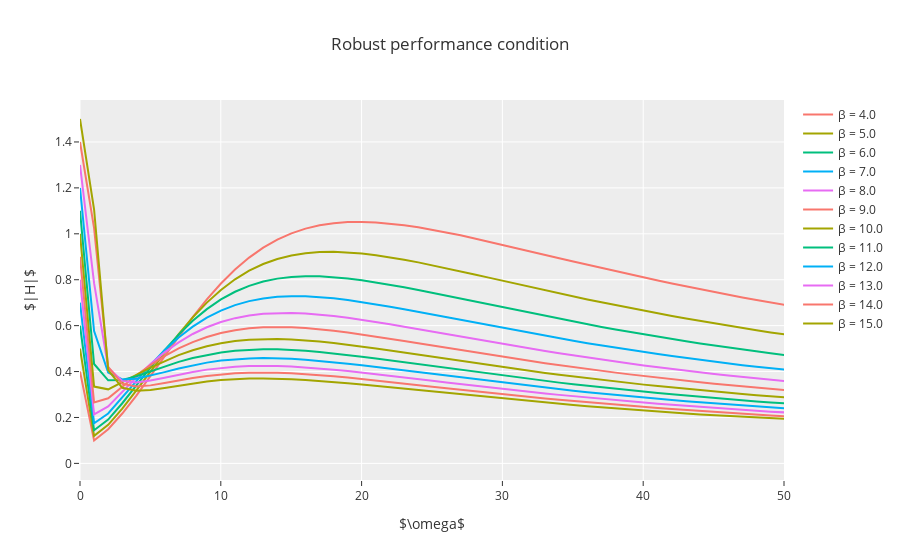

The notebook cell saved with this chart:
### Code cell
fig.update_layout(
    xaxis_range=[0, 50]
    
)    
fig.show()

### Figure 1 — Plotly figure (JSON) as saved in the notebook; plotly's stock layout.template omitted (floating-point values rounded to 4 significant figures; data arrays with more than 128 entries replaced by an {"elided": "..."} marker saying what was removed)
{"data": [{"name": "β = 4.0", "type": "scatter", "x": {"elided": "1000 float values"}, "y": {"elided": "1000 float values"}}, {"name": "β = 5.0", "type": "scatter", "x": {"elided": "1000 float values"}, "y": {"elided": "1000 float values"}}, {"name": "β = 6.0", "type": "scatter", "x": {"elided": "1000 float values"}, "y": {"elided": "1000 float values"}}, {"name": "β = 7.0", "type": "scatter", "x": {"elided": "1000 float values"}, "y": {"elided": "1000 float values"}}, {"name": "β = 8.0", "type": "scatter", "x": {"elided": "1000 float values"}, "y": {"elided": "1000 float values"}}, {"name": "β = 9.0", "type": "scatter", "x": {"elided": "1000 float values"}, "y": {"elided": "1000 float values"}}, {"name": "β = 10.0", "type": "scatter", "x": {"elided": "1000 float values"}, "y": {"elided": "1000 float values"}}, {"name": "β = 11.0", "type": "scatter", "x": {"elided": "1000 float values"}, "y": {"elided": "1000 float values"}}, {"name": "β = 12.0", "type": "scatter", "x": {"elided": "1000 float values"}, "y": {"elided": "1000 float values"}}, {"name": "β = 13.0", "type": "scatter", "x": {"elided": "1000 float values"}, "y": {"elided": "1000 float values"}}, {"name": "β = 14.0", "type": "scatter", "x": {"elided": "1000 float values"}, "y": {"elided": "1000 float values"}}, {"name": "β = 15.0", "type": "scatter", "x": {"elided": "1000 float values"}, "y": {"elided": "1000 float values"}}], "layout": {"autosize": true, "title": {"text": "Robust performance condition"}, "xaxis": {"range": [0, 50], "title": {"text": "$\\omega$"}, "type": "linear"}, "yaxis": {"autorange": true, "range": [-0.07233, 1.583], "title": {"text": "$|H|$"}, "type": "linear"}}}
